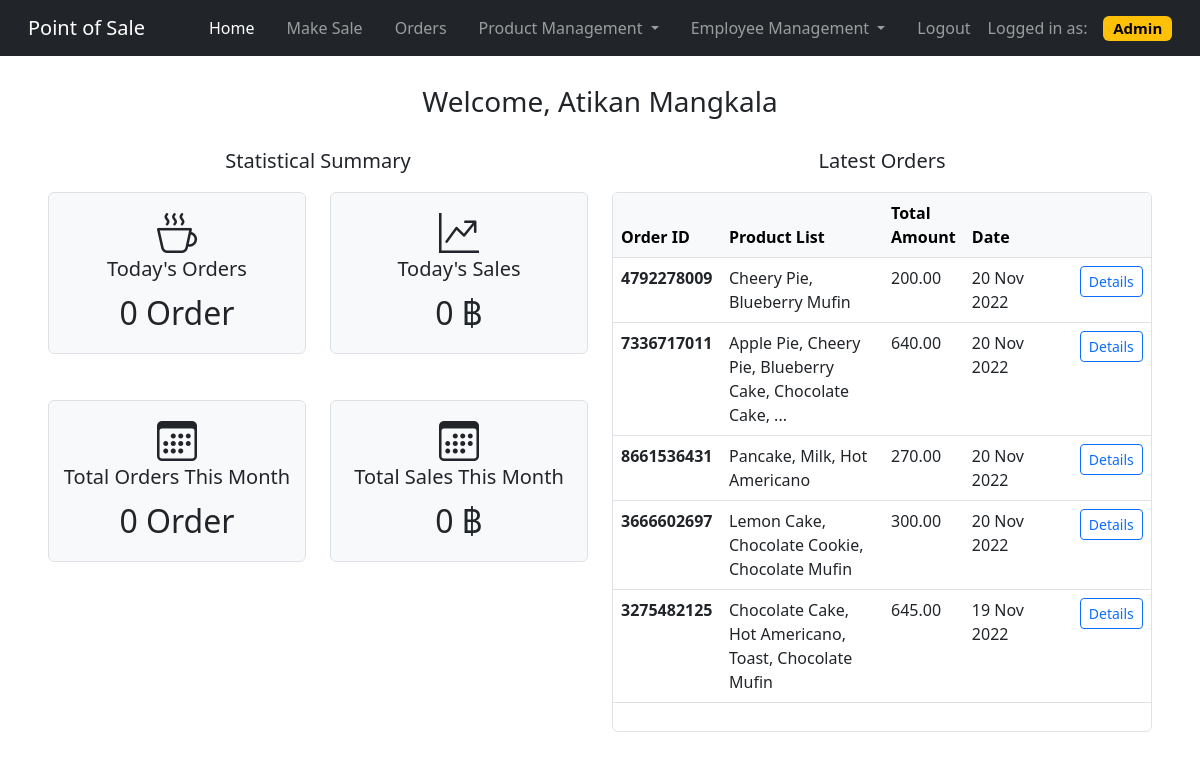
Page /main/dashboard.php (signed in) on the committed database.
### tables this page shows
CREATE TABLE `Order` (
  `o_id` char(10) NOT NULL,
  `o_date` date NOT NULL,
  `o_time` time NOT NULL,
  `total_amount` decimal(9,2) NOT NULL,
  `e_id` bigint(6) NOT NULL,
  `payment_id` bigint(6) NOT NULL
);

### main/dashboard.php (the view, shortened to what this page needs)
<!DOCTYPE html>
<html lang="en">
<head>
  <link rel="stylesheet" href="https://cdn.jsdelivr.net/chartist.js/latest/chartist.min.css">
  <link href="https://cdn.jsdelivr.net/npm/bootstrap@5.2.2/dist/css/bootstrap.min.css" rel="stylesheet" />
  <link rel="stylesheet" href="https://cdn.jsdelivr.net/npm/bootstrap-icons@1.10.1/font/bootstrap-icons.css" />
</head>
<body style="height: 100vh; width: 100vw;">
  <nav class="navbar navbar-expand-lg navbar-dark bg-dark">
    <div class="container-fluid">
      <a class="navbar-brand ms-3 me-5" href="/main/dashboard.php">Point of Sale</a>
      <div class="collapse navbar-collapse" id="navbarSupportedContent">
        <ul class="navbar-nav me-auto mb-2 mb-lg-0">
          <li class="nav-item mx-2">
            <a class="nav-link active" aria-current="page" href="#">Home</a>
          </li>
          <li class="nav-item mx-2">
            <a class="nav-link" href="/main/sale.php">Make Sale</a>
          </li>
          <?php
          if ($_SESSION["user"] == "Admin") {
            echo
            '<li class="nav-item mx-2">
              <a class="nav-link" href="/main/order.php">Orders</a>
            </li>
            <li class="nav-item dropdown mx-2">
              <a
                class="nav-link dropdown-toggle"
                href="#"
                role="button"
                data-bs-toggle="dropdown"
                aria-expanded="false"
              >
                Product Management
              </a>
              <ul class="dropdown-menu">
                <li><a class="dropdown-item" href="/main/product.php">Product List</a></li>
                <li><hr class="dropdown-divider" /></li>
                <li>
                  <a class="dropdown-item" href="/main/add_product.php">Add Product</a>
                </li>
              </ul>
            </li>
            <li class="nav-item dropdown mx-2">
              <a
                class="nav-link dropdown-toggle"
                href="#"
                role="button"
                data-bs-toggle="dropdown"
                aria-expanded="false"
              >
                Employee Management
              </a>
              <ul class="dropdown-menu">
                <li><a class="dropdown-item" href="/main/employee.php">Employee List</a></li>
                <li><hr class="dropdown-divider" /></li>
                <li>
                  <a class="dropdown-item" href="/main/add_employee.php">Add Employee</a>
                </li>
              </ul>
            </li>
            ';
          }
          ?>
          <li class="nav-item mx-2">
            <a class="nav-link" href="/authentication/logout.php">Logout</a>
          </li>
        </ul>
        <span class="navbar-text me-3"> Logged in as: </span>
        <h5 class="my-1 me-3">
          <?php
          if ($_SESSION["user"] == "Admin") {
            echo '<span class="badge text-bg-warning">Admin</span>';
          } else {
            echo '<span class="badge text-bg-secondary">Cashier</span>';
          }
          ?>
        </h5>
      </div>
    </div>
  </nav>
  <?php
  echo "<p style=\"text-align: center\" class=\"fs-3 my-4\">Welcome, " . $_SESSION["fname"] . " " . $_SESSION["lname"] . "</p>";
  ?>
  <div style="height: 80%; width: 45%; overflow: hidden; float:left;" class="ms-5">
    <p style="text-align: center" class="fs-5">Statistical Summary</p>
    <div style="height: 25%;" class="row mb-5">
      <div class="col">
        <div class="border rounded bg-light">
          <div style="text-align: center;">
            <h5 class="fs-5 fw-lighter mt-3"><i class="bi bi-cup-hot fs-1"></i><br>Today's Orders</h5>
            <?php
            require_once('../connect.php');
            $q0 = "SELECT COUNT(o_id) FROM `Order` WHERE o_date = CURDATE()";
            $result0 = $mysqli->query($q0);
            $row0 = $result0->fetch_array();
            if ($row0[0] == 0) {
              echo "<p class=\"fs-2\">0 Order</p>";
            } elseif ($row0[0] == 1) {
              echo "<p class=\"fs-2\">" . $row0[0] . " Order</p>";
            } else {
              echo "<p class=\"fs-2\">" . $row0[0] . " Orders</p>";
            }
            ?>
          </div>
        </div>
      </div>
      <div class="col">
        <div class="border rounded bg-light">
          <div style="text-align: center;">
            <h5 class="fs-5 fw-lighter mt-3"><i class="bi bi-graph-up-arrow fs-1"></i><br>Today's Sales</h5>
            <?php
            $q1 = "SELECT SUM(total_amount) FROM `Order` WHERE o_date = CURDATE()";
            $result1 = $mysqli->query($q1);
            $row1 = $result1->fetch_array();
            if ($row1[0] == 0) {
              echo  "<p class=\"fs-2\">0 ฿</p>";
            } else {
              echo  "<p class=\"fs-2\">" . $row1[0] . " ฿</p>";
            }
            ?>
          </div>
        </div>
      </div>
    </div>
    <div style="height: 25%;" class="row mb-5">
      <div class="col">
        <div class="border rounded bg-light">
          <div style="text-align: center;">
            <h5 class="fs-5 fw-lighter mt-3"><i class="bi bi-calendar3 fs-1"></i><br>Total Orders This Month</h5>
            <?php
            $q4 = "SELECT COUNT(o_id) FROM `Order` WHERE MONTH(o_date) = MONTH(CURDATE())";
            $result4 = $mysqli->query($q4);
            $row4 = $result4->fetch_array();
            if ($row4[0] == 0) {
              echo "<p class=\"fs-2\">0 Order</p>";
            } elseif ($row4[0] == 1) {
              echo "<p class=\"fs-2\">" . $row4[0] . " Order</p>";
            } else {
              echo "<p class=\"fs-2\">" . $row4[0] . " Orders</p>";
            }
            ?>
          </div>
        </div>
      </div>
      <div class="col">
        <div class="border rounded bg-light">
          <div style="text-align: center;">
            <h5 class="fs-5 fw-lighter mt-3"><i class="bi bi-calendar3 fs-1"></i><br>Total Sales This Month</h5>
            <?php
            $q5 = "SELECT SUM(total_amount) FROM `Order` WHERE MONTH(o_date) = MONTH(CURDATE())";
            $result5 = $mysqli->query($q5);
            $row5 = $result5->fetch_array();
            if ($row5[0] == 0) {
              echo  "<p class=\"fs-2\">0 ฿</p>";
            } else {
              echo  "<p class=\"fs-2\">" . $row5[0] . " ฿</p>";
            }
            ?>
          </div>
        </div>
      </div>
    </div>
  </div>
  <div style="height: 75%; width: 45%; overflow-y: auto; float:right;" class="rounded me-5">
    <p style="text-align: center" class="fs-5">Latest Orders</p>
    <div style="height: 90%;" class="row">
      <div style="height: 100%;" class="col">
        <div style="height: 100%; overflow-y: auto;" class="border rounded">
          <table class="table">
            <thead>
              <tr class="table-light">
                <th style="width: 20%" scope="col">Order ID</th>
                <th style="width: 30%" scope="col">Product List</th>
                <th style="width: 10%" scope="col">Total Amount</th>
                <th style="width: 20%" scope="col">Date</th>
                <th style="width: 10%" scope="col"></th>
              </tr>
            </thead>
            <tbody>
              <?php
              $q2 = "SELECT o_id, total_amount, o_date FROM `Order` ORDER BY o_date DESC, o_time DESC LIMIT 5";
              $result2 = $mysqli->query($q2);
              while ($row2 = $result2->fetch_array()) {
                echo "<tr>";
                echo "<th scope=\"row\">" . $row2['o_id'] . "</th>";
                echo "<td>";
                $temp_o_id = $row2['o_id'];
                $q3 = "SELECT DISTINCT(pro.p_name) FROM Product pro INNER JOIN Detail_line del ON pro.p_id = del.p_id INNER JOIN `Order` o ON del.o_id = o.o_id WHERE del.o_id = $temp_o_id";
                $result3 = $mysqli->query($q3);
                $count = 0;
                $numrows = $result3->num_rows;
                while ($row3 = $result3->fetch_array()) {
                  if ($count == 4) {
                    echo "...";
                    break;
                  }
                  echo $row3[0];
                  if ($count == $numrows - 1) {
                    break;
                  }
                  echo ", ";
                  $count++;
                }
                echo "</td>";
                echo "<td>" . $row2['total_amount'] . "</td>";
                $phpdate = strtotime($row2['o_date']);
                $mysqldate = date('d M Y', $phpdate);
                echo "<td>" . $mysqldate . "</td>";
                echo "<td><a href=\"order_confirmation.php?o_id=" . $row2['o_id'] . "\" class=\"btn btn-sm btn-outline-primary\">Details</a></td>";
                echo "</tr>";
              }
              ?>
            </tbody>
          </table>
        </div>
      </div>
    </div>
  </div>
</body>
</html>

### main/dashboard.php (style rules this page uses)
thead th { position: sticky; top: 0; z-index: 1; }

### rows in the picture
order: o_id "4792278009", row3 "Cheery Pie", row3 "Blueberry Mufin", total_amount "200.00", o_date "20 Nov 2022"
order: o_id "7336717011", row3 "Apple Pie", row3 "Cheery Pie", row3 "Blueberry Cake", row3 "Chocolate Cake", total_amount "640.00", o_date "20 Nov 2022"
order: o_id "8661536431", row3 "Pancake", row3 "Milk", row3 "Hot Americano", total_amount "270.00", o_date "20 Nov 2022"
order: o_id "3666602697", row3 "Lemon Cake", row3 "Chocolate Cookie", row3 "Chocolate Mufin", total_amount "300.00", o_date "20 Nov 2022"
order: o_id "3275482125", row3 "Chocolate Cake", row3 "Hot Americano", row3 "Toast", row3 "Chocolate Mufin", total_amount "645.00", o_date "19 Nov 2022"

### other values in the picture
$_SESSION["fname"] "Atikan"
$_SESSION["lname"] "Mangkala"
